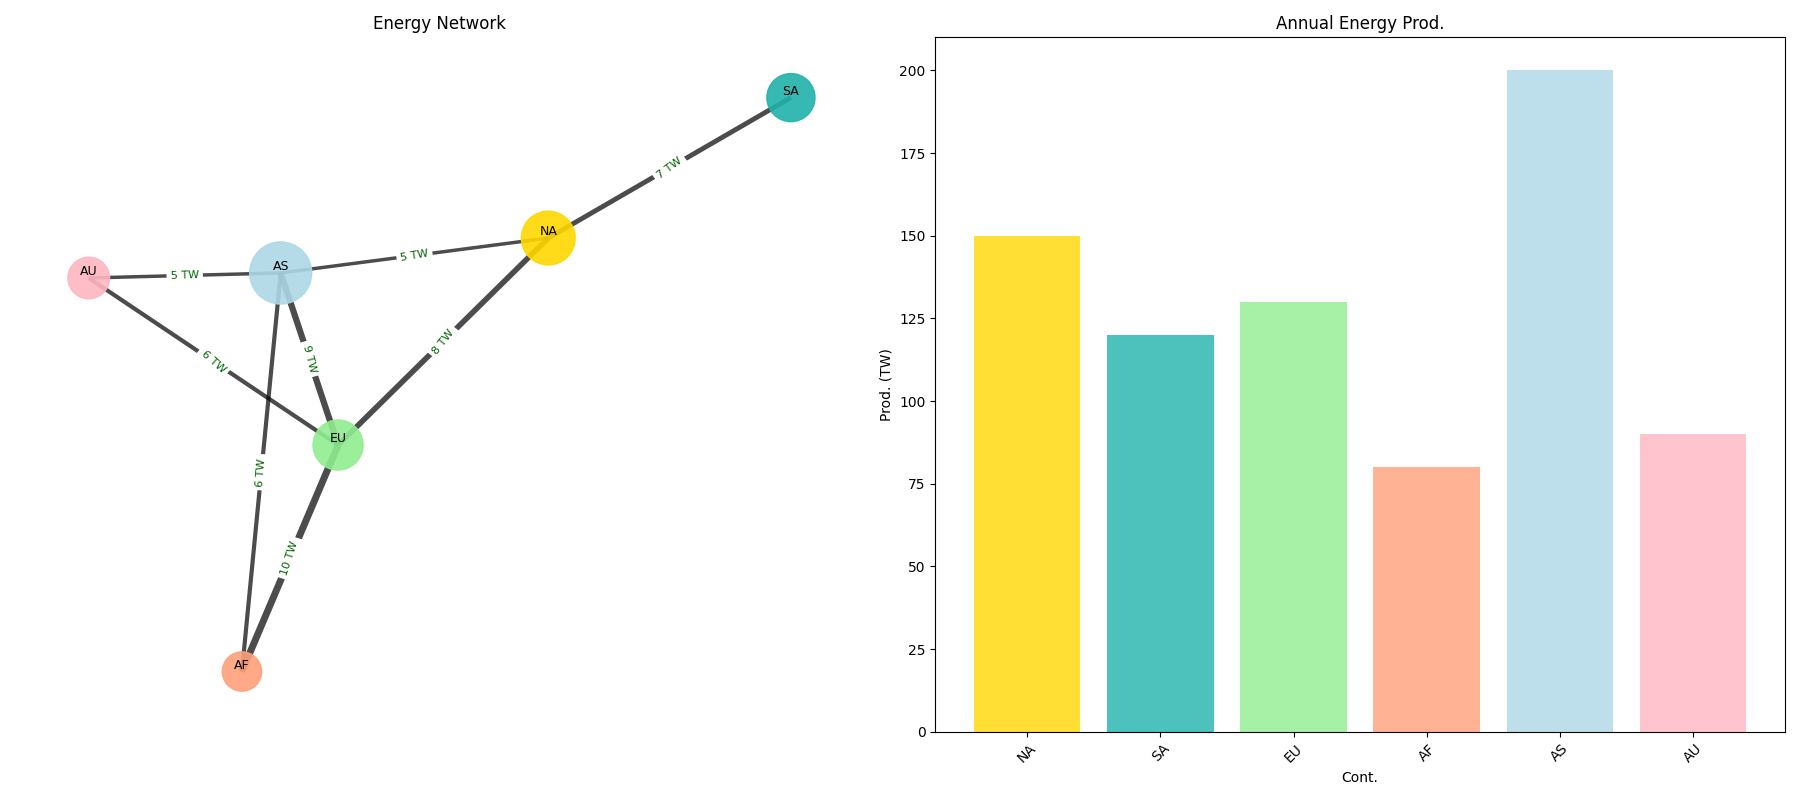

Python code for this plot:
import matplotlib.pyplot as plt
import networkx as nx
import numpy as np

regions = [
    "NA", "SA", "EU", "AF",
    "AS", "AU"
]

energy_exchanges = [
    ("NA", "SA", 7),
    ("NA", "EU", 8),
    ("EU", "AF", 10),
    ("AF", "AS", 6),
    ("AS", "AU", 5),
    ("EU", "AS", 9),
    ("NA", "AS", 5),
    ("EU", "AU", 6),
]

annual_energy_production = {
    "NA": 150,
    "SA": 120,
    "EU": 130,
    "AF": 80,
    "AS": 200,
    "AU": 90
}

G = nx.Graph()
G.add_nodes_from(regions)
G.add_weighted_edges_from(energy_exchanges)

pos = nx.spring_layout(G, seed=42)

# Shuffled colors list
node_colors = ['#FFD700', '#20B2AA', '#90EE90', '#FFA07A', '#ADD8E6', '#FFB6C1']
node_sizes = [annual_energy_production[region] * 10 for region in regions]

fig, axes = plt.subplots(1, 2, figsize=(18, 8))
plt.subplots_adjust(wspace=0.4)

nx.draw_networkx_nodes(G, pos, ax=axes[0], node_size=node_sizes, node_color=node_colors, alpha=0.9)
edge_weights = nx.get_edge_attributes(G, 'weight')
nx.draw_networkx_edges(G, pos, ax=axes[0], width=[0.5 * weight for weight in edge_weights.values()], alpha=0.7)
nx.draw_networkx_labels(G, pos, ax=axes[0], font_size=9, font_family='sans-serif', verticalalignment='bottom')
edge_labels = {(u, v): f"{d['weight']} TW" for u, v, d in G.edges(data=True)}
nx.draw_networkx_edge_labels(G, pos, ax=axes[0], edge_labels=edge_labels, font_color='darkgreen', font_size=8)
axes[0].axis('off')
axes[0].set_title("Energy Network")

regions_list = list(annual_energy_production.keys())
energy_values = list(annual_energy_production.values())
axes[1].bar(regions_list, energy_values, color=node_colors, alpha=0.8)
axes[1].set_ylabel("Prod. (TW)")
axes[1].set_xlabel("Cont.")
axes[1].set_title("Annual Energy Prod.")
axes[1].tick_params(axis='x', rotation=45)

plt.tight_layout()
plt.show()
